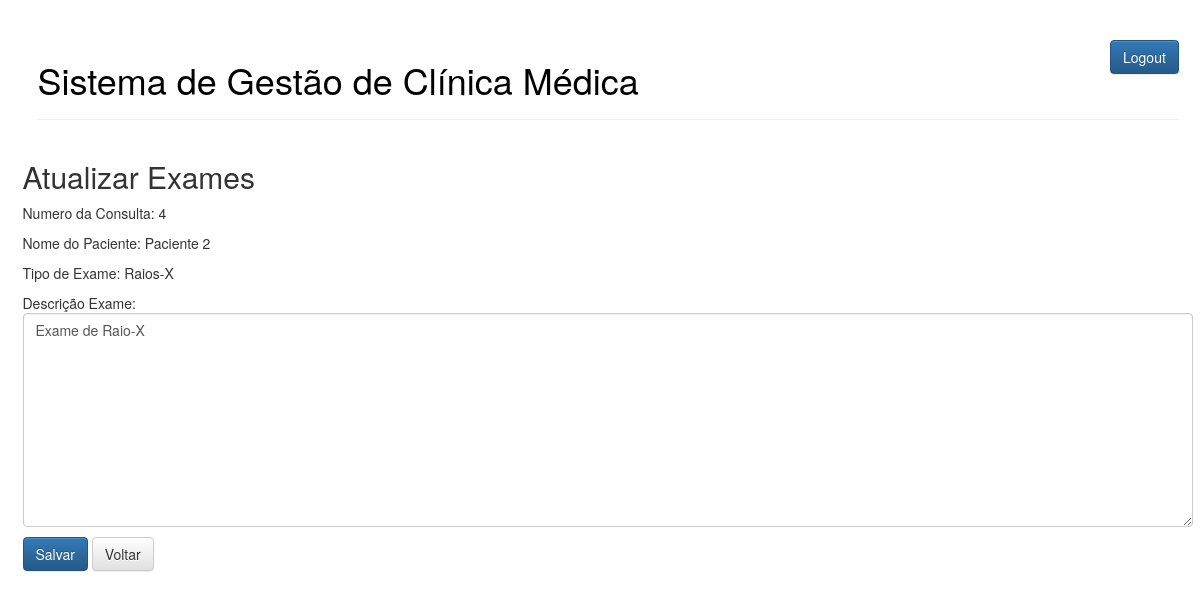
The page /exames/update/8/ (signed in) on the database its author committed.
### tcc/models.py (models this page shows)
class Exames(models.Model):
	id_consulta = models.ForeignKey(Consulta, on_delete=models.CASCADE)
	id_exame = models.AutoField(primary_key=True)
	tipo_exame = models.TextField()
	descricao_exame = models.TextField()
	resultado_exame = models.FileField(upload_to='resultados_exames/%d_%m_%Y/')
	data_exame = models.DateField(auto_now_add=True)
	id_medico = models.ForeignKey(Medico, on_delete=models.CASCADE)

class Consulta(models.Model):
	id_consulta = models.AutoField(primary_key=True)
	id_paciente = models.ForeignKey(Paciente, on_delete=models.CASCADE)
	id_medico = models.ForeignKey(Medico, on_delete=models.CASCADE)
	data_consulta = models.DateTimeField()

class Paciente(models.Model):
	id_paciente = models.AutoField(primary_key=True)
	nome_paciente = models.CharField(max_length=200)
	dtnasc_paciente = models.DateTimeField()
	endereco_paciente = models.CharField(max_length=250)
	cpf_paciente = models.CharField(unique=True, max_length=11)
	email_paciente = models.CharField(max_length=250)

### tcc/views.py (the view, shortened to what this page needs)
# urls.py: path('exames/update/<int:exame_id>/', views.update_exames, name='update_exames'),
def update_exames(request, exame_id):
	exame = Exames.objects.get(pk=exame_id)
	return render(request, "tcc/exames-create.html", {'exame': exame})

### tcc/templates/tcc/exames-create.html (shortened to what this page needs)
{% extends 'tcc/base.html' %}
{% block content %}
	{% if exame %}
		<h2>Atualizar Exames</h2>
		<form action="{% url 'update_exames' exame.id_exame %}" method="POST">
			<p>Numero da Consulta: {{exame.id_consulta.id_consulta}} </p>
			<p>Nome do Paciente: {{ exame.id_consulta.id_paciente.nome_paciente }} </p>
			<p>Tipo de Exame: {{exame.tipo_exame}}</p>
			<p>Descrição Exame: <textarea class="form-control" name="desc" rows="10" cols="30" id="desc" >{{exame.descricao_exame}}</textarea></p>
			<input class="btn btn-primary" type="submit" name="salvar" value="Salvar">
			<a class="btn btn-default" href="{% url 'authenticate_login' %}">Voltar</a>
		</form>
	{% endif %}
{% endblock %}

### tcc/static/css/projeto.css (style rules this page uses)
body { padding-left: 15px; }

### rows shown on the page
Exames: id_consulta.id_consulta "4", id_consulta.id_paciente.nome_paciente "Paciente 2", tipo_exame "Raios-X", desc "Exame de Raio-X"
